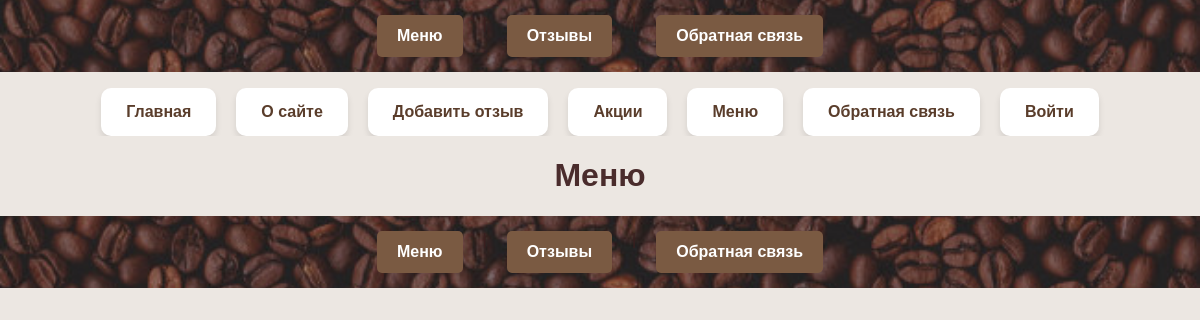
/menu/, run on an earlier commit of the app's database.
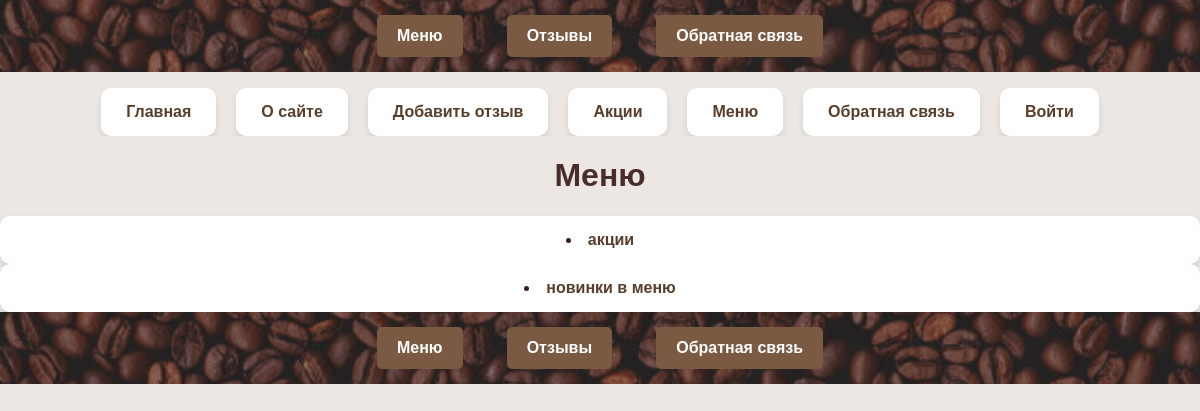
And on a later commit of the database.
### menu/models.py (models this page shows, shortened)
class Category(models.Model):
        name = models.CharField(max_length=100,
                                db_index=True)
        slug = models.SlugField(max_length=255,
                                unique=True, db_index=True)
        def get_absolute_url(self):
            return reverse('category', kwargs={'cat_slug': self.slug})

### menu/views.py (the view)
# urls.py: path('',include('menu.urls')),
def menu(request):
    return render(request, 'menu/menu.html',
                  {'title': 'Меню', 'menu1': menu1})

### menu/templatetags/catalog_tags.py (called while the page is built)
@register.inclusion_tag('menu/includes/menu_categoryes.html')
def show_categories(cat_selected_id=0):
    cats = Category.objects.annotate(total=Count("posts")).filter(total__gt=0)
    return {"cats": cats, "cat_selected":
        cat_selected_id}

### menu/templatetags/menu_tags.py (called while the page is built)
@register.simple_tag()
def get_categories():
    return Category.objects.all()

### menu/templates/menu/menu.html
{% extends 'base.html' %}
{% load catalog_tags %}
{% block content %}
<h1>{{title}}</h1>
<div class="categories">
        {% show_categories %}
</div>
{% endblock %}

### menu/templates/menu/includes/menu_categoryes.html
{% for cat in cats %}
 {% if cat.id == cat_selected %}
 <li
class="selected">{{cat.name}}</li>
 {% else %}
 <li><a href="{{ cat.get_absolute_url}}">{{cat.name}}</a></li>
 {% endif %}
{% endfor %}

What changed in the data, as far as the page shows it:
added Category: name "акции"
added Category: name "новинки в меню"
